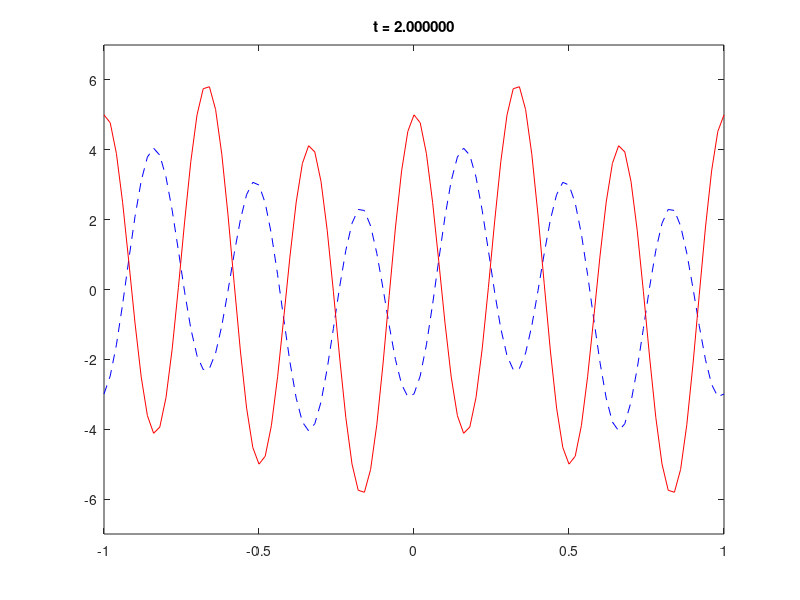
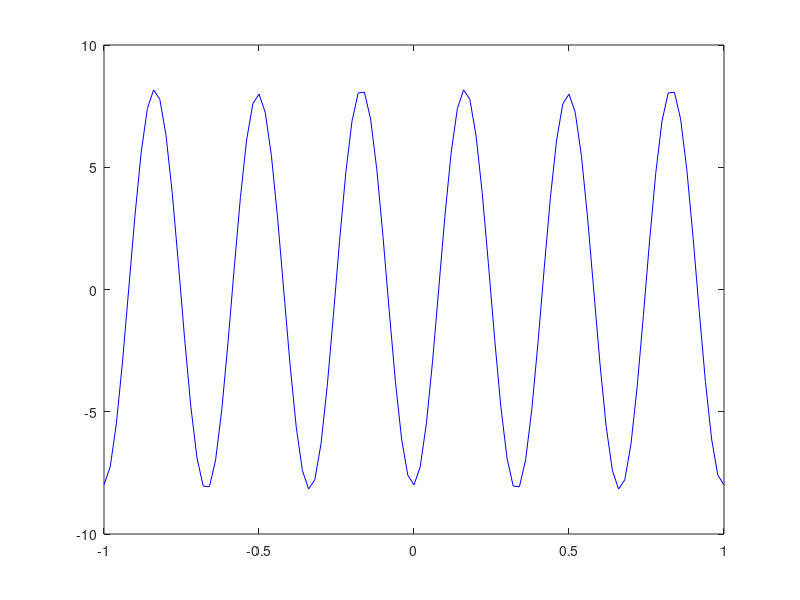

These charts were generated, in order, by the following MATLAB code:
%%%%%%%%%%%%%%%%%%%%%%%%%%%%%%%%%%%%%%%%%%%%%%%%%%%%%%%%%%%%%%%%%%%%%%%%%%%%%
%
% This MATLAB script computes the solution of the 1d advection equation
%
%    u_t + a u_x = 0
%
% on the periodic domain -1 < x < 1 with initial conditions
% 
%    u(x) = sin(2*pi*x) + 5*cos(6*pi*x)
%
% using the Lax-Wendroff scheme with a suboptimal time step.
%  
% Kevin T. Chu
% 2007 September
% 
%%%%%%%%%%%%%%%%%%%%%%%%%%%%%%%%%%%%%%%%%%%%%%%%%%%%%%%%%%%%%%%%%%%%%%%%%%%%%

clear 
format long
format compact

% PDE parameters
a = 5;

% visualization parameters
plot_axes = [-1 1 -7 7];

% time integration parameters
t_init  = 0.0;
t_final = 2.0;

% number of grid cells to use in computation
N = 100;  

% construct grid
dx = 2/N;
x = -1:dx:1-dx;  x = x';   % periodic grid point removed
x_plot = [x; x(1)+2];

% set dt 
dt = 0.5*dx/a;

% construct central first-derivative operator (with periodic BCs)
G = (diag(ones(N-1,1),1) - diag(ones(N-1,1),-1))/2/dx;
G(1,N) = -1/2/dx;
G(N,1) = 1/2/dx;

% construct Laplacian operator (with periodic BCs) 
L = (diag(ones(N-1,1),1) - 2*diag(ones(N,1),0) + diag(ones(N-1,1),-1))/dx/dx;
L(1,N) = 1/dx/dx;
L(N,1) = 1/dx/dx;

% set initial data
u_init = sin(2*pi*x) + 5*cos(6*pi*x);


% Lax-Wendroff (suboptimal time step)
t = t_init;
u = u_init;
while (t < t_final)

  % plot solution
  figure(1); clf;
  plot(x_plot,[u; u(1)],'b--');
  hold on;
  u_exact = sin(2*pi*(x-a*t)) + 5*cos(6*pi*(x-a*t));
  plot(x_plot,[u_exact; u_exact(1)],'r');
  axis(plot_axes);
  title_string = sprintf('t = %f',t);
  title(title_string);
  drawnow

  % update solution
  u = u - a*dt*(G*u) + a*a*dt^2/2*(L*u); 

  % update time
  t = t + dt;

end

% compute exact solution
u_exact = sin(2*pi*(x-a*t)) + 5*cos(6*pi*(x-a*t));

% plot final result
figure(1); clf;
plot(x_plot,[u; u(1)],'b--');
hold on;
plot(x_plot,[u_exact; u_exact(1)],'r');
axis(plot_axes);
title_string = sprintf('t = %f',t);
title(title_string);

% compute error
err = u-u_exact;
err_L1_lax_wendroff = sum(abs(err))*dx
err_L_inf_lax_wendroff = max((err))

% plot error
figure(2); clf;
plot(x_plot,[err; err(1)],'b-');  
